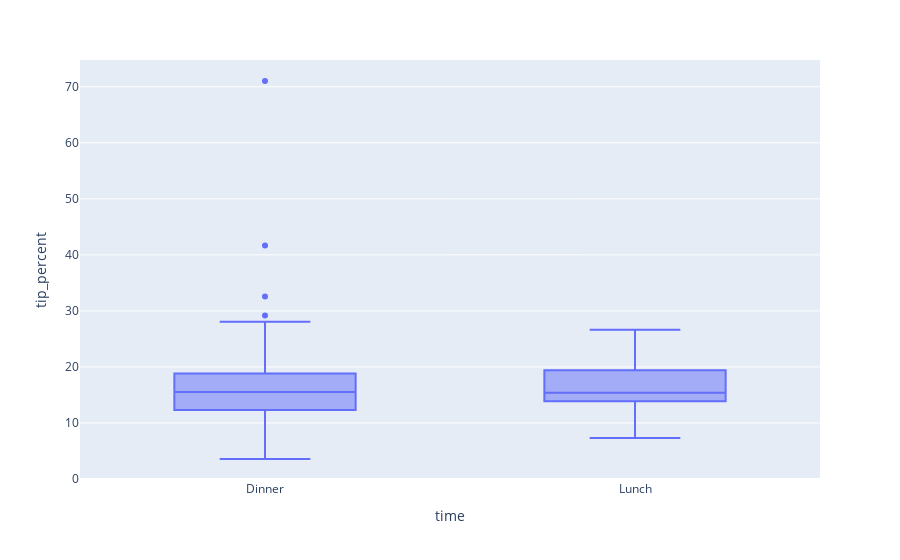

The notebook cell this image was saved under:
### Markdown cell above
<details><summary>Blockly Hints</summary><ul><li>Notation<ul><li><code>A</code> &nbsp;:&nbsp; <code>B</code>&nbsp; means snap blocks A and B together.</li><li><code>A</code> &nbsp;&lt;-&nbsp; <code>B</code>&nbsp; means insert block B into the hole in block A.</li></ul></li><li>Blocks<ul><li>freestyle<ul><li>Unless specifically instructed, use the first block from the FREESTYLE menu.</li></ul></li><li><code>with .. do .. using ..</code><ul><li>The <code>with .. do .. using ..</code> block is found under VARIABLES.</li> <li>If <code>do</code> dropdown says "!Not populated until you execute code", click anywhere in the notebook tab, then click try "Run All Above Selected Cell" from the "Run" menu.</li> <li>If <code>with .. do .. using ..</code> block does not want to snap together nicely with the <code>set .. to</code> block, try dragging the <code>set .. to</code> block instead.</li></ul></li><li><code>create list with</code><ul><li>The <code>create list with</code> block is found under LISTS.</li> <li>You can use the <code>+ -</code> controls on the block to change the number of notches. Unless specifically instructed, the block should not have any empty notches when you click Blocks to Code. </li></ul></li><li>variable<ul><li>After it is created, each variable has its own block at the end of the VARIABLES menu.</li></ul></li></ul></li></ul></details>

### Code cell
#!response

px.box(df, x=category, y=values)

### Figure 1 — Plotly figure (JSON) as saved in the notebook; plotly's stock layout.template omitted (floating-point values rounded to 4 significant figures; data arrays with more than 128 entries replaced by an {"elided": "..."} marker saying what was removed)
{"data": [{"alignmentgroup": "True", "hovertemplate": "time=%{x}<br>tip_percent=%{y}<extra></extra>", "legendgroup": "", "marker": {"color": "#636efa"}, "name": "", "notched": false, "offsetgroup": "", "orientation": "v", "showlegend": false, "type": "box", "x": {"elided": "244 str values"}, "x0": " ", "xaxis": "x", "y": {"elided": "244 float values"}, "y0": " ", "yaxis": "y"}], "layout": {"boxmode": "group", "legend": {"tracegroupgap": 0}, "margin": {"t": 60}, "xaxis": {"anchor": "y", "domain": [0, 1], "title": {"text": "time"}}, "yaxis": {"anchor": "x", "domain": [0, 1], "title": {"text": "tip_percent"}}}}
